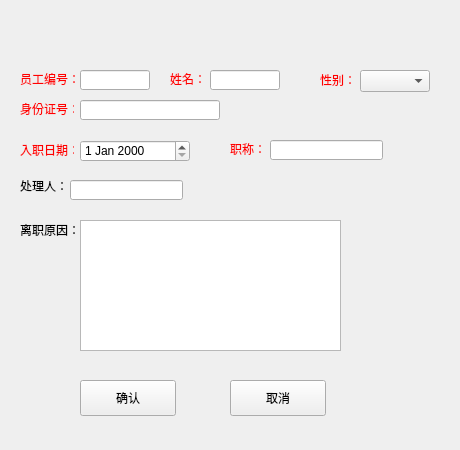
<?xml version="1.0" encoding="UTF-8"?>
<ui version="4.0">
 <class>CLEAVESTAFF</class>
 <widget class="QWidget" name="CLEAVESTAFF">
  <property name="geometry">
   <rect>
    <x>0</x>
    <y>0</y>
    <width>460</width>
    <height>450</height>
   </rect>
  </property>
  <property name="windowTitle">
   <string>Form</string>
  </property>
  <widget class="QLabel" name="label_2">
   <property name="geometry">
    <rect>
     <x>170</x>
     <y>70</y>
     <width>35</width>
     <height>16</height>
    </rect>
   </property>
   <property name="text">
    <string>&lt;!DOCTYPE HTML PUBLIC &quot;-//W3C//DTD HTML 4.0//EN&quot; &quot;http://www.w3.org/TR/REC-html40/strict.dtd&quot;&gt;
&lt;html&gt;&lt;head&gt;&lt;meta name=&quot;qrichtext&quot; content=&quot;1&quot; /&gt;&lt;style type=&quot;text/css&quot;&gt;
p, li { white-space: pre-wrap; }
&lt;/style&gt;&lt;/head&gt;&lt;body style=&quot; font-family:'宋体'; font-size:9pt; font-weight:400; font-style:normal;&quot;&gt;
&lt;p style=&quot; margin-top:0px; margin-bottom:0px; margin-left:0px; margin-right:0px; -qt-block-indent:0; text-indent:0px;&quot;&gt;&lt;span style=&quot; color:#ff0000;&quot;&gt;姓名：&lt;/span&gt;&lt;/p&gt;&lt;/body&gt;&lt;/html&gt;</string>
   </property>
  </widget>
  <widget class="QLabel" name="label_7">
   <property name="geometry">
    <rect>
     <x>20</x>
     <y>140</y>
     <width>54</width>
     <height>21</height>
    </rect>
   </property>
   <property name="text">
    <string>&lt;!DOCTYPE HTML PUBLIC &quot;-//W3C//DTD HTML 4.0//EN&quot; &quot;http://www.w3.org/TR/REC-html40/strict.dtd&quot;&gt;
&lt;html&gt;&lt;head&gt;&lt;meta name=&quot;qrichtext&quot; content=&quot;1&quot; /&gt;&lt;style type=&quot;text/css&quot;&gt;
p, li { white-space: pre-wrap; }
&lt;/style&gt;&lt;/head&gt;&lt;body style=&quot; font-family:'宋体'; font-size:9pt; font-weight:400; font-style:normal;&quot;&gt;
&lt;p style=&quot; margin-top:0px; margin-bottom:0px; margin-left:0px; margin-right:0px; -qt-block-indent:0; text-indent:0px;&quot;&gt;&lt;span style=&quot; color:#ff0000;&quot;&gt;入职日期：&lt;/span&gt;&lt;/p&gt;&lt;/body&gt;&lt;/html&gt;</string>
   </property>
  </widget>
  <widget class="QLineEdit" name="QlineIdCard">
   <property name="geometry">
    <rect>
     <x>80</x>
     <y>100</y>
     <width>140</width>
     <height>20</height>
    </rect>
   </property>
   <property name="text">
    <string/>
   </property>
  </widget>
  <widget class="QLabel" name="label">
   <property name="geometry">
    <rect>
     <x>20</x>
     <y>70</y>
     <width>60</width>
     <height>16</height>
    </rect>
   </property>
   <property name="text">
    <string>&lt;!DOCTYPE HTML PUBLIC &quot;-//W3C//DTD HTML 4.0//EN&quot; &quot;http://www.w3.org/TR/REC-html40/strict.dtd&quot;&gt;
&lt;html&gt;&lt;head&gt;&lt;meta name=&quot;qrichtext&quot; content=&quot;1&quot; /&gt;&lt;style type=&quot;text/css&quot;&gt;
p, li { white-space: pre-wrap; }
&lt;/style&gt;&lt;/head&gt;&lt;body style=&quot; font-family:'宋体'; font-size:9pt; font-weight:400; font-style:normal;&quot;&gt;
&lt;p style=&quot; margin-top:0px; margin-bottom:0px; margin-left:0px; margin-right:0px; -qt-block-indent:0; text-indent:0px;&quot;&gt;&lt;span style=&quot; color:#ff0000;&quot;&gt;员工编号：&lt;/span&gt;&lt;/p&gt;&lt;/body&gt;&lt;/html&gt;</string>
   </property>
  </widget>
  <widget class="QLabel" name="label_5">
   <property name="geometry">
    <rect>
     <x>230</x>
     <y>140</y>
     <width>41</width>
     <height>16</height>
    </rect>
   </property>
   <property name="text">
    <string>&lt;!DOCTYPE HTML PUBLIC &quot;-//W3C//DTD HTML 4.0//EN&quot; &quot;http://www.w3.org/TR/REC-html40/strict.dtd&quot;&gt;
&lt;html&gt;&lt;head&gt;&lt;meta name=&quot;qrichtext&quot; content=&quot;1&quot; /&gt;&lt;style type=&quot;text/css&quot;&gt;
p, li { white-space: pre-wrap; }
&lt;/style&gt;&lt;/head&gt;&lt;body style=&quot; font-family:'宋体'; font-size:9pt; font-weight:400; font-style:normal;&quot;&gt;
&lt;p style=&quot; margin-top:0px; margin-bottom:0px; margin-left:0px; margin-right:0px; -qt-block-indent:0; text-indent:0px;&quot;&gt;&lt;span style=&quot; color:#ff0000;&quot;&gt;职称：&lt;/span&gt;&lt;/p&gt;&lt;/body&gt;&lt;/html&gt;</string>
   </property>
  </widget>
  <widget class="QLabel" name="label_4">
   <property name="geometry">
    <rect>
     <x>20</x>
     <y>100</y>
     <width>54</width>
     <height>16</height>
    </rect>
   </property>
   <property name="text">
    <string>&lt;!DOCTYPE HTML PUBLIC &quot;-//W3C//DTD HTML 4.0//EN&quot; &quot;http://www.w3.org/TR/REC-html40/strict.dtd&quot;&gt;
&lt;html&gt;&lt;head&gt;&lt;meta name=&quot;qrichtext&quot; content=&quot;1&quot; /&gt;&lt;style type=&quot;text/css&quot;&gt;
p, li { white-space: pre-wrap; }
&lt;/style&gt;&lt;/head&gt;&lt;body style=&quot; font-family:'宋体'; font-size:9pt; font-weight:400; font-style:normal;&quot;&gt;
&lt;p style=&quot; margin-top:0px; margin-bottom:0px; margin-left:0px; margin-right:0px; -qt-block-indent:0; text-indent:0px;&quot;&gt;&lt;span style=&quot; color:#ff0000;&quot;&gt;身份证号：&lt;/span&gt;&lt;/p&gt;&lt;/body&gt;&lt;/html&gt;</string>
   </property>
  </widget>
  <widget class="QLineEdit" name="QlineName">
   <property name="geometry">
    <rect>
     <x>210</x>
     <y>70</y>
     <width>70</width>
     <height>20</height>
    </rect>
   </property>
  </widget>
  <widget class="QDateEdit" name="QdateEnter">
   <property name="geometry">
    <rect>
     <x>80</x>
     <y>140</y>
     <width>110</width>
     <height>22</height>
    </rect>
   </property>
  </widget>
  <widget class="QLineEdit" name="QlineNo">
   <property name="geometry">
    <rect>
     <x>80</x>
     <y>70</y>
     <width>70</width>
     <height>20</height>
    </rect>
   </property>
  </widget>
  <widget class="QLineEdit" name="QlinePost">
   <property name="geometry">
    <rect>
     <x>270</x>
     <y>140</y>
     <width>113</width>
     <height>20</height>
    </rect>
   </property>
  </widget>
  <widget class="QLabel" name="label_3">
   <property name="geometry">
    <rect>
     <x>320</x>
     <y>70</y>
     <width>35</width>
     <height>21</height>
    </rect>
   </property>
   <property name="text">
    <string>&lt;!DOCTYPE HTML PUBLIC &quot;-//W3C//DTD HTML 4.0//EN&quot; &quot;http://www.w3.org/TR/REC-html40/strict.dtd&quot;&gt;
&lt;html&gt;&lt;head&gt;&lt;meta name=&quot;qrichtext&quot; content=&quot;1&quot; /&gt;&lt;style type=&quot;text/css&quot;&gt;
p, li { white-space: pre-wrap; }
&lt;/style&gt;&lt;/head&gt;&lt;body style=&quot; font-family:'宋体'; font-size:9pt; font-weight:400; font-style:normal;&quot;&gt;
&lt;p style=&quot; margin-top:0px; margin-bottom:0px; margin-left:0px; margin-right:0px; -qt-block-indent:0; text-indent:0px;&quot;&gt;&lt;span style=&quot; color:#ff0000;&quot;&gt;性别：&lt;/span&gt;&lt;/p&gt;&lt;/body&gt;&lt;/html&gt;</string>
   </property>
  </widget>
  <widget class="QComboBox" name="QcomSex">
   <property name="geometry">
    <rect>
     <x>360</x>
     <y>70</y>
     <width>70</width>
     <height>22</height>
    </rect>
   </property>
  </widget>
  <widget class="QLabel" name="label_6">
   <property name="geometry">
    <rect>
     <x>20</x>
     <y>220</y>
     <width>61</width>
     <height>20</height>
    </rect>
   </property>
   <property name="text">
    <string>离职原因：</string>
   </property>
  </widget>
  <widget class="QLabel" name="label_8">
   <property name="geometry">
    <rect>
     <x>20</x>
     <y>180</y>
     <width>54</width>
     <height>12</height>
    </rect>
   </property>
   <property name="text">
    <string>处理人：</string>
   </property>
  </widget>
  <widget class="QLineEdit" name="QlineDeal">
   <property name="geometry">
    <rect>
     <x>70</x>
     <y>180</y>
     <width>113</width>
     <height>20</height>
    </rect>
   </property>
  </widget>
  <widget class="QPushButton" name="QpbtnOK">
   <property name="geometry">
    <rect>
     <x>80</x>
     <y>380</y>
     <width>96</width>
     <height>36</height>
    </rect>
   </property>
   <property name="text">
    <string>确认</string>
   </property>
  </widget>
  <widget class="QPushButton" name="QpbtnClose">
   <property name="geometry">
    <rect>
     <x>230</x>
     <y>380</y>
     <width>96</width>
     <height>36</height>
    </rect>
   </property>
   <property name="text">
    <string>取消</string>
   </property>
  </widget>
  <widget class="QTextEdit" name="QtextDeal">
   <property name="geometry">
    <rect>
     <x>80</x>
     <y>220</y>
     <width>261</width>
     <height>131</height>
    </rect>
   </property>
  </widget>
  <widget class="QLabel" name="Addr_label">
   <property name="geometry">
    <rect>
     <x>10</x>
     <y>10</y>
     <width>440</width>
     <height>37</height>
    </rect>
   </property>
   <property name="text">
    <string/>
   </property>
  </widget>
 </widget>
 <tabstops>
  <tabstop>QlineNo</tabstop>
  <tabstop>QlineName</tabstop>
  <tabstop>QcomSex</tabstop>
  <tabstop>QlineIdCard</tabstop>
  <tabstop>QdateEnter</tabstop>
  <tabstop>QlinePost</tabstop>
  <tabstop>QlineDeal</tabstop>
  <tabstop>QpbtnOK</tabstop>
  <tabstop>QpbtnClose</tabstop>
 </tabstops>
 <resources/>
 <connections/>
</ui>
